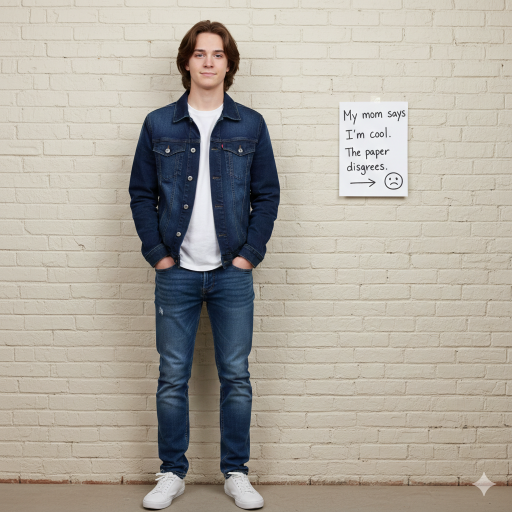
#> input picture test.png, 1024 x 1024 px (shown at 1/2 size)
$ python cvass1.py
#> lines starting #> are read from the running program, lines starting #| are printed output that depends on the picture
import cv2

#Group members:
#1. 23L-3030  - Rayan Ahmad Khan
#2. 23L-0813 - Muhammad Usman Saboor

# LOAD IMAGE

image_path = "test.png"
img_original = cv2.imread(image_path)
#> img_original is the input picture: shape (1024, 1024, 3); mean B, G, R 157.8, 167.6, 173.2

if img_original is None:
    print("Error loading image.")
    exit()

# RESIZE IMAGE TO FIT SCREEN

max_width = 900
max_height = 700

h0, w0 = img_original.shape[:2]
#> h0 = 1024; w0 = 1024

scale_w = max_width / w0
#> scale_w = 0.879
scale_h = max_height / h0
#> scale_h = 0.684

scale = min(scale_w, scale_h, 1)
#> scale = 0.684

new_w = int(w0 * scale)
#> new_w = 700
new_h = int(h0 * scale)
#> new_h = 700

img = cv2.resize(img_original, (new_w, new_h))
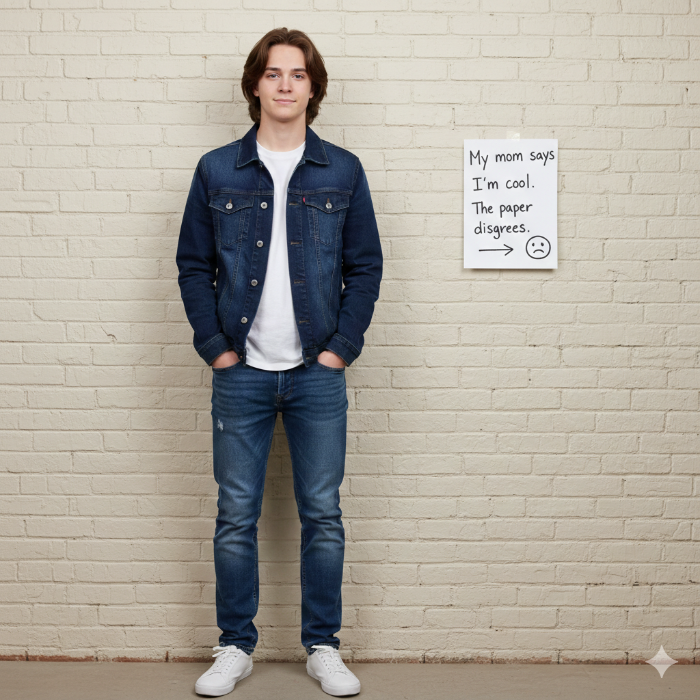
#> img: shape (700, 700, 3); mean B, G, R 157.6, 167.5, 173.1

clone = img.copy()

points = []

print("Click in this order:")
print("1. Top of A4")
print("2. Bottom of A4")
print("3. Top of your head")
print("4. Bottom of your feet")


# MOUSE CLICK FUNCTION

def click_event(event, x, y, flags, param):
    if event == cv2.EVENT_LBUTTONDOWN:
        points.append((x, y))
        cv2.circle(img, (x, y), 6, (0, 0, 255), -1)
        cv2.imshow("Image", img)


# SHOW IMAGE

cv2.imshow("Image", img)
cv2.setMouseCallback("Image", click_event)

while True:
    key = cv2.waitKey(1)
#> (key Esc is pressed here)
    if key == 27 or len(points) == 4:
        break

cv2.destroyAllWindows()

if len(points) != 4:
    print("You must select exactly 4 points.")
    exit()
#> (the program exits here)
